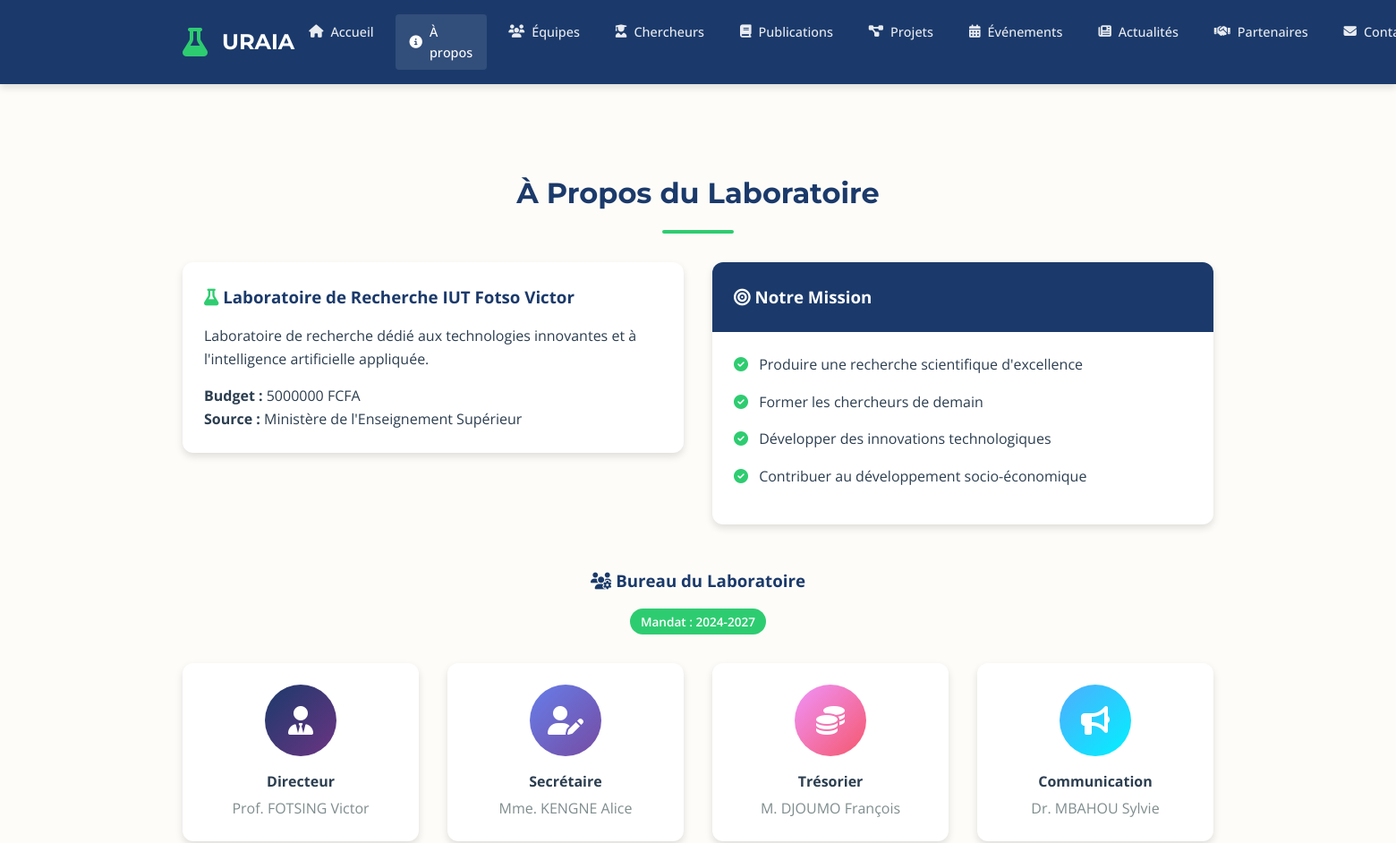
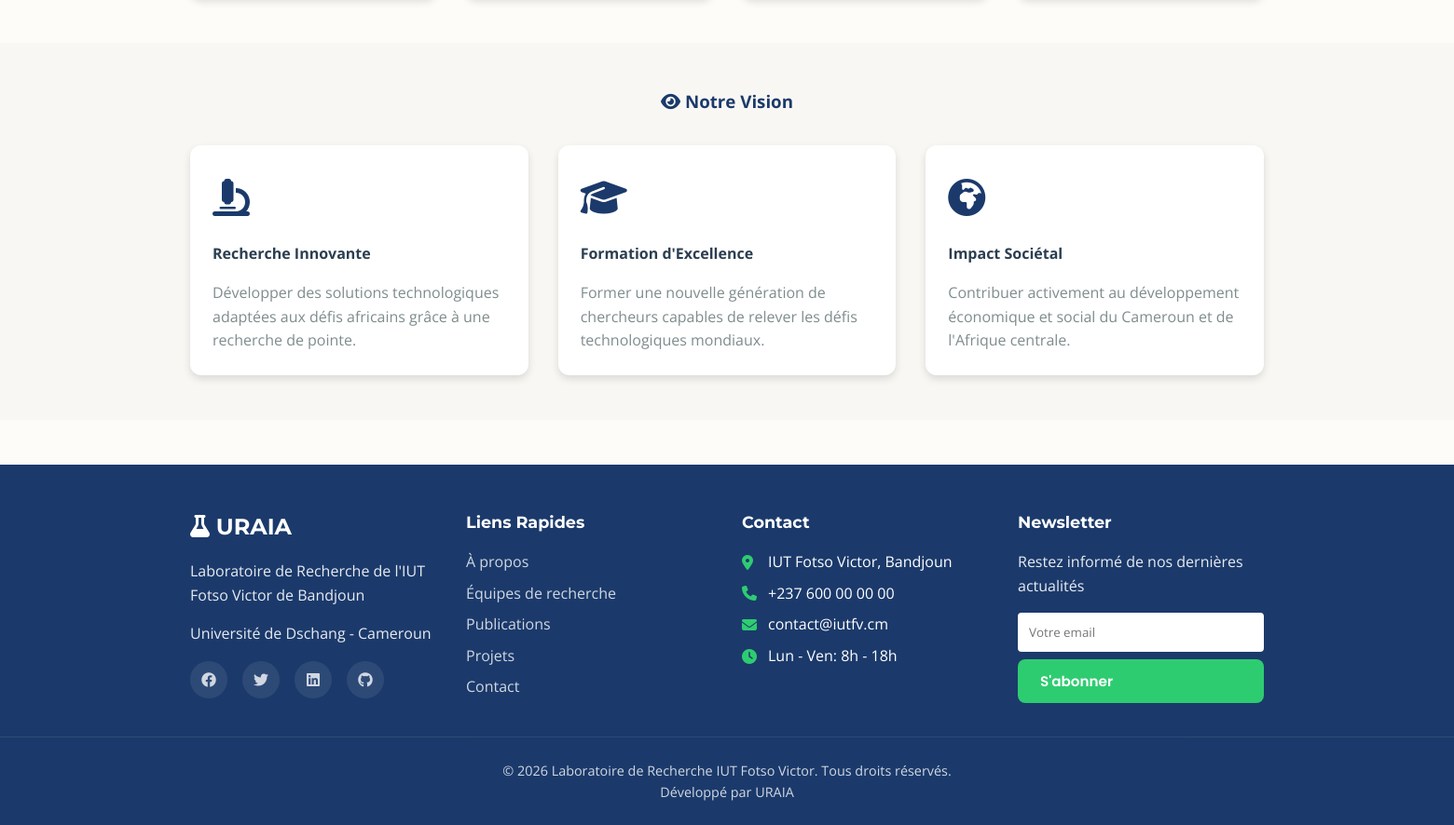
Page /about.php on the committed database (2 pictures, top to bottom).
### tables this page shows
CREATE TABLE IF NOT EXISTS laboratoire (
    idlab INT(2) PRIMARY KEY AUTO_INCREMENT,
    nom VARCHAR(100),
    description TEXT,
    budget VARCHAR(50),
    sourcebudget VARCHAR(100),
    logo VARCHAR(100),
    created_at TIMESTAMP DEFAULT CURRENT_TIMESTAMP,
    updated_at TIMESTAMP NULL ON UPDATE CURRENT_TIMESTAMP
);

CREATE TABLE IF NOT EXISTS mandat (
    id INT(2) PRIMARY KEY AUTO_INCREMENT,
    idbureau INT(2),
    periode VARCHAR(100),
    duree INT,
    budget BIGINT,
    bilan TEXT,
    statut VARCHAR(50),
    created_at TIMESTAMP DEFAULT CURRENT_TIMESTAMP,
    updated_at TIMESTAMP NULL ON UPDATE CURRENT_TIMESTAMP,
    FOREIGN KEY (idbureau) REFERENCES bureau(idbureau) ON DELETE CASCADE
);

CREATE TABLE IF NOT EXISTS bureau (
    idbureau INT(2) PRIMARY KEY AUTO_INCREMENT,
    directeur VARCHAR(100),
    secretaire VARCHAR(100),
    tresorier VARCHAR(100),
    charge_communication VARCHAR(100),
    created_at TIMESTAMP DEFAULT CURRENT_TIMESTAMP,
    updated_at TIMESTAMP NULL ON UPDATE CURRENT_TIMESTAMP
);

### includes/functions.php (called while the page is built, shortened)
<?php
function e($string) {
    return htmlspecialchars($string, ENT_QUOTES, 'UTF-8');
}
?>

### about.php (the view, shortened to what this page needs)
<?php
require_once __DIR__ . '/includes/header.php';
$stmt = $pdo->query("SELECT * FROM laboratoire LIMIT 1");
$laboratoire = $stmt->fetch();
$stmt = $pdo->query("SELECT * FROM bureau LIMIT 1");
$bureau = $stmt->fetch();
$stmt = $pdo->query("SELECT * FROM mandat ORDER BY created_at DESC LIMIT 1");
$mandat = $stmt->fetch();
?>
<section class="page-section">
    <div class="container">
        <h2 class="section-title">À Propos du Laboratoire</h2>
        <div class="grid grid-2" style="margin-bottom: 3rem;">
            <div>
                <div class="card">
                    <div class="card-body">
                        <h3 style="color: var(--color-primary); margin-bottom: 1rem;">
                            <i class="fas fa-flask" style="color: var(--color-accent);"></i>
                            <?= e($laboratoire['nom'] ?? 'Laboratoire de Recherche') ?>
                        </h3>
                        <p><?= nl2br(e($laboratoire['description'] ?? '')) ?></p>
                        <?php if ($laboratoire['budget']): ?>
                        <p style="margin-top: 1rem;">
                            <strong>Budget :</strong> <?= e($laboratoire['budget']) ?>
                        </p>
                        <?php endif; ?>
                        <?php if ($laboratoire['sourcebudget']): ?>
                        <p>
                            <strong>Source :</strong> <?= e($laboratoire['sourcebudget']) ?>
                        </p>
                        <?php endif; ?>
                    </div>
                </div>
            </div>
            <div>
                <div class="card">
                    <div class="card-header">
                        <h3><i class="fas fa-bullseye"></i> Notre Mission</h3>
                    </div>
                    <div class="card-body">
                        <ul style="list-style: none;">
                            <li style="margin-bottom: 1rem;">
                                <i class="fas fa-check-circle" style="color: var(--color-accent); margin-right: 0.5rem;"></i>
                                Produire une recherche scientifique d'excellence
                            </li>
                            <li style="margin-bottom: 1rem;">
                                <i class="fas fa-check-circle" style="color: var(--color-accent); margin-right: 0.5rem;"></i>
                                Former les chercheurs de demain
                            </li>
                            <li style="margin-bottom: 1rem;">
                                <i class="fas fa-check-circle" style="color: var(--color-accent); margin-right: 0.5rem;"></i>
                                Développer des innovations technologiques
                            </li>
                            <li style="margin-bottom: 1rem;">
                                <i class="fas fa-check-circle" style="color: var(--color-accent); margin-right: 0.5rem;"></i>
                                Contribuer au développement socio-économique
                            </li>
                        </ul>
                    </div>
                </div>
            </div>
        </div>
        <?php if ($bureau): ?>
        <h3 style="color: var(--color-primary); margin: 2rem 0 1rem; text-align: center;">
            <i class="fas fa-users-cog"></i> Bureau du Laboratoire
        </h3>
        <?php if ($mandat): ?>
        <p style="text-align: center; margin-bottom: 2rem;">
            <span class="badge badge-success">Mandat : <?= e($mandat['periode']) ?></span>
        </p>
        <?php endif; ?>
        <div class="grid grid-4">
            <?php if ($bureau['directeur']): ?>
            <div class="card">
                <div class="card-body" style="text-align: center;">
                    <div style="width: 80px; height: 80px; background: linear-gradient(135deg, var(--color-primary), var(--color-secondary)); border-radius: 50%; display: flex; align-items: center; justify-content: center; margin: 0 auto 1rem; color: white; font-size: 2rem;">
                        <i class="fas fa-user-tie"></i>
                    </div>
                    <h4 style="margin-bottom: 0.25rem;">Directeur</h4>
                    <p style="color: var(--color-text-light);"><?= e($bureau['directeur']) ?></p>
                </div>
            </div>
            <?php endif; ?>
            <?php if ($bureau['secretaire']): ?>
            <div class="card">
                <div class="card-body" style="text-align: center;">
                    <div style="width: 80px; height: 80px; background: linear-gradient(135deg, #667eea, #764ba2); border-radius: 50%; display: flex; align-items: center; justify-content: center; margin: 0 auto 1rem; color: white; font-size: 2rem;">
                        <i class="fas fa-user-edit"></i>
                    </div>
                    <h4 style="margin-bottom: 0.25rem;">Secrétaire</h4>
                    <p style="color: var(--color-text-light);"><?= e($bureau['secretaire']) ?></p>
                </div>
            </div>
            <?php endif; ?>
            <?php if ($bureau['tresorier']): ?>
            <div class="card">
                <div class="card-body" style="text-align: center;">
                    <div style="width: 80px; height: 80px; background: linear-gradient(135deg, #f093fb, #f5576c); border-radius: 50%; display: flex; align-items: center; justify-content: center; margin: 0 auto 1rem; color: white; font-size: 2rem;">
                        <i class="fas fa-coins"></i>
                    </div>
                    <h4 style="margin-bottom: 0.25rem;">Trésorier</h4>
                    <p style="color: var(--color-text-light);"><?= e($bureau['tresorier']) ?></p>
                </div>
            </div>
            <?php endif; ?>
            <?php if ($bureau['charge_communication']): ?>
            <div class="card">
                <div class="card-body" style="text-align: center;">
                    <div style="width: 80px; height: 80px; background: linear-gradient(135deg, #4facfe, #00f2fe); border-radius: 50%; display: flex; align-items: center; justify-content: center; margin: 0 auto 1rem; color: white; font-size: 2rem;">
                        <i class="fas fa-bullhorn"></i>
                    </div>
                    <h4 style="margin-bottom: 0.25rem;">Communication</h4>
                    <p style="color: var(--color-text-light);"><?= e($bureau['charge_communication']) ?></p>
                </div>
            </div>
            <?php endif; ?>
        </div>
        <?php endif; ?>
    </div>
</section>
<section class="page-section" style="background-color: rgba(0,0,0,0.02);">
    <div class="container">
        <h3 style="color: var(--color-primary); margin-bottom: 2rem; text-align: center;">
            <i class="fas fa-eye"></i> Notre Vision
        </h3>
        <div class="grid grid-3">
            <div class="card">
                <div class="card-body">
                    <div style="font-size: 2.5rem; color: var(--color-primary); margin-bottom: 1rem;">
                        <i class="fas fa-microscope"></i>
                    </div>
                    <h4 style="margin-bottom: 1rem;">Recherche Innovante</h4>
                    <p style="color: var(--color-text-light);">
                        Développer des solutions technologiques adaptées aux défis africains grâce à une recherche de pointe.
                    </p>
                </div>
            </div>
            <div class="card">
                <div class="card-body">
                    <div style="font-size: 2.5rem; color: var(--color-primary); margin-bottom: 1rem;">
                        <i class="fas fa-graduation-cap"></i>
                    </div>
                    <h4 style="margin-bottom: 1rem;">Formation d'Excellence</h4>
                    <p style="color: var(--color-text-light);">
                        Former une nouvelle génération de chercheurs capables de relever les défis technologiques mondiaux.
                    </p>
                </div>
            </div>
            <div class="card">
                <div class="card-body">
                    <div style="font-size: 2.5rem; color: var(--color-primary); margin-bottom: 1rem;">
                        <i class="fas fa-globe-africa"></i>
                    </div>
                    <h4 style="margin-bottom: 1rem;">Impact Sociétal</h4>
                    <p style="color: var(--color-text-light);">
                        Contribuer activement au développement économique et social du Cameroun et de l'Afrique centrale.
                    </p>
                </div>
            </div>
        </div>
    </div>
</section>
<?php require_once __DIR__ . '/includes/footer.php'; ?>

### css/style.css (style rules this page uses)
:root { --color-primary: #1B3A6B; --color-secondary: #6C3483; --color-accent: #2ECC71; --color-bg-light: #FDFCF8; --color-bg-white: #FFFFFF; --color-text-dark: #2C3E50; --color-text-light: #7F8C8D; --color-border: #E0E0E0; --color-bg-dark: #1B3A6B; --color-bg-card-dark: #2C4B7E; --color-text-dark-mode: #FDFCF8; --color-secondary-light: #9B59B6; --font-primary: 'Poppins', sans-serif; --font-secondary: 'Montserrat', sans-serif; --font-body: 'Open Sans', sans-serif; --spacing-xs: 0.5rem; --spacing-sm: 1rem; --spacing-md: 1.5rem; --spacing-lg: 2rem; --spacing-xl: 3rem; --shadow-sm: 0 2px 4px rgba(0,0,0,0.1); --shadow-md: 0 4px 8px rgba(0,0,0,0.12); --shadow-lg: 0 8px 16px rgba(0,0,0,0.15); --radius-sm: 4px; --radius-md: 8px; --radius-lg: 12px; --radius-xl: 20px; }
* { margin: 0; padding: 0; box-sizing: border-box; }
html { scroll-behavior: smooth; }
body { font-family: var(--font-body); background-color: var(--color-bg-light); color: var(--color-text-dark); line-height: 1.6; transition: background-color 0.3s ease, color 0.3s ease; }
.container { max-width: 1200px; margin: 0 auto; padding: 0 var(--spacing-md); }
ul { list-style: none; }
.card { background-color: var(--color-bg-white); border-radius: var(--radius-lg); box-shadow: var(--shadow-md); overflow: hidden; transition: transform 0.3s ease, box-shadow 0.3s ease; }
.card-header { padding: var(--spacing-md); background-color: var(--color-primary); color: white; }
.card-body { padding: var(--spacing-md); }
.grid { display: grid; gap: var(--spacing-lg); }
.grid-2 { grid-template-columns: repeat(2, 1fr); }
.grid-3 { grid-template-columns: repeat(3, 1fr); }
.grid-4 { grid-template-columns: repeat(4, 1fr); }
.section-title { font-family: var(--font-secondary); font-size: 2rem; color: var(--color-primary); margin-bottom: var(--spacing-lg); text-align: center; position: relative; }
.section-title::after { content: ''; display: block; width: 80px; height: 4px; background-color: var(--color-accent); margin: var(--spacing-sm) auto 0; border-radius: 2px; }
.badge { display: inline-block; padding: 0.25rem 0.75rem; border-radius: var(--radius-xl); font-size: 0.85rem; font-weight: 600; }
.badge-success { background-color: var(--color-accent); color: white; }
.page-section { padding: var(--spacing-xl) 0; }

### rows in the picture
laboratoire: nom "Laboratoire de Recherche IUT Fotso Victor", description "Laboratoire de recherche dédié aux technologies innovantes et à l'intelligence artificielle appliquée.", budget "5000000 FCFA", sourcebudget "Ministère de l'Enseignement Supérieur"
mandat: periode "2024-2027"
bureau: directeur "Prof. FOTSING Victor", secretaire "Mme. KENGNE Alice", tresorier "M. DJOUMO François", charge_communication "Dr. MBAHOU Sylvie"
